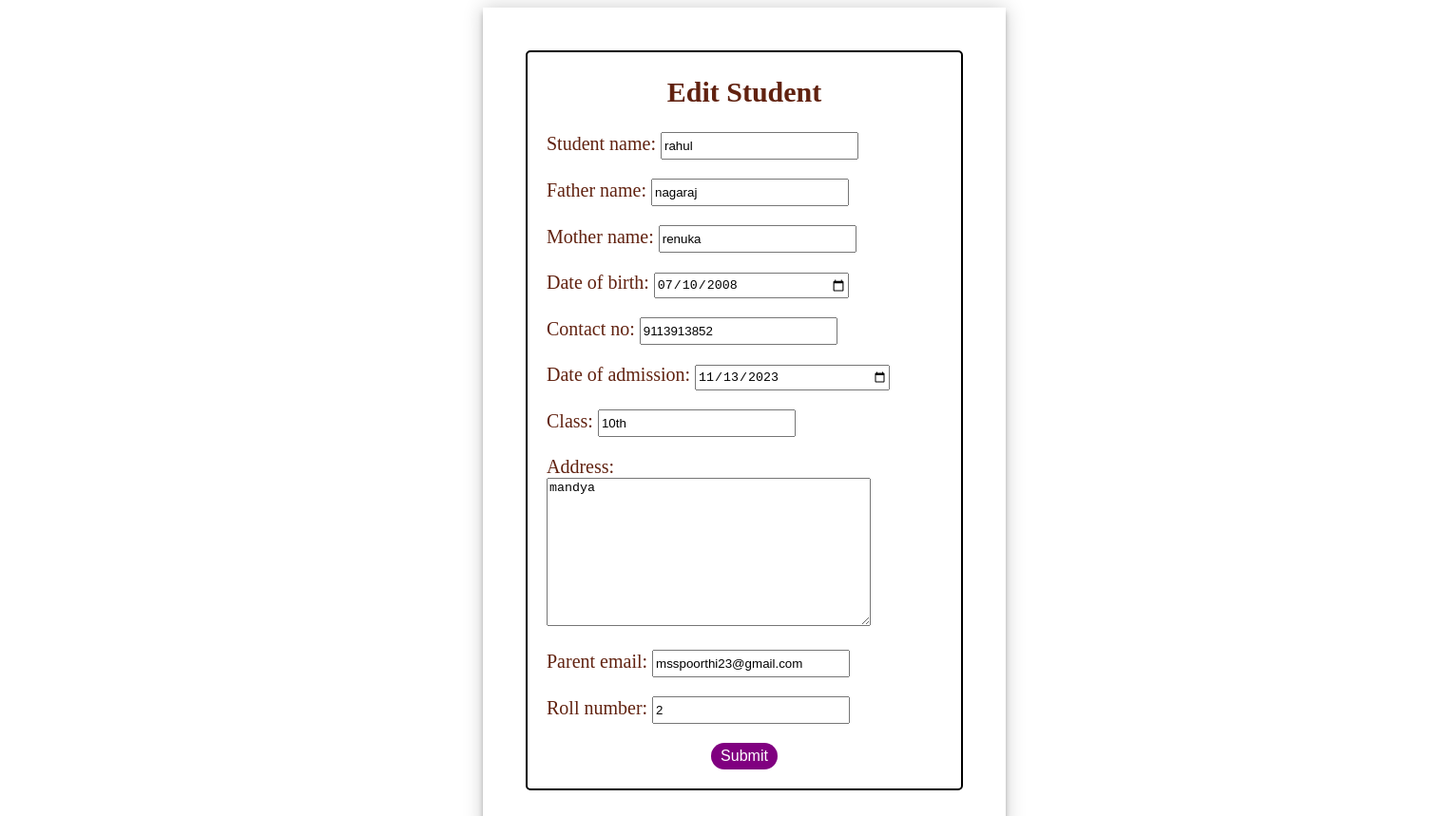
Page /2/update/ on the committed database.
### app/models.py (models this page shows, shortened)
class Student(models.Model):
    name = models.CharField(verbose_name="Student name", max_length=100)
    father_name = models.CharField(verbose_name="father name", max_length=100)
    mother_name = models.CharField(verbose_name="mother name", max_length=100)
    date_of_birth = models.DateField()
    contact_number = models.CharField(verbose_name="contact no", max_length=15)
    date = models.DateField(verbose_name="date of admission")
    class_name = models.CharField(verbose_name="class", max_length=50)
    address = models.TextField()
    email = models.EmailField(verbose_name="parent email", max_length=100)
    roll_number = models.CharField(verbose_name="roll number", max_length=20, unique=True)
    is_deleted = models.BooleanField(default=False)

### app/views.py (the view)
# urls.py: re_path(r'^(?P<pk>\d+)/update/$',views.student_update,name='student_update'),
def student_update(request,pk):
    student = Student.objects.get(pk=pk)
    if request.method == 'POST':
        form=StudentForm(instance=student,data=request.POST)
        if form.is_valid():
            form.save()
            return redirect(reverse("students:student_detail",args=[pk,]))
    else:
        form=StudentForm(instance=student)
    return render(request,"students/student_form.html",{"form":form, "object":student})

### app/forms.py
class StudentForm(forms.ModelForm):
    class Meta:
        model = Student
        exclude = ['is_deleted']
        widgets = {
            'date_of_birth': DateInput(attrs={'type': 'date'}),
            'date': DateInput(attrs={'type': 'date'}),
        }

### templates/students/student_form.html (shortened to what this page needs)
<!DOCTYPE html>
<html lang="en">
<head>
</head>
<body>
<div class="form3">
    <div id="student">
<h2 style="text-align:center;">{% if object %} Edit Student {% else %} Register New Student {% endif %}</h2>
<form action=" " method="post" enctype="multipart/form-data">
    {{form.as_p}}
    <center>
    <p><input type="submit" class="button1" value="Submit" ></p>
        </center>
</form>
    </div>
</div>
</body>
</html>

### templates/students/student_form.html (style rules this page uses)
form input[type="text"], [type="date"],[type="email"] { width: 200px; height:23px; }
body { width:1500px; height :900px; background-image: url("https://slidescorner.com/wp-content/uploads/2022/08/02-Free-Spring-Floral-Background-1024x576.jpg "); background-size:100% 100%; background-repeat:no-repeat; }
#student { background-color: rgba(255, 255, 255, 0.5); #background-color:#e0e0ad; color:#612210; padding: 0px 20px; border: 2px solid black; border-radius: 5px; font-size: 20px; margin:10px padding-right:10px }
.form3 { background-color: rgba(255, 255, 255, 0.5); max-width: 460px; margin-left:500px; margin-top:0px; padding: 45px; text-align: justify; box-shadow: 0 0 20px 0 rgba(0, 0, 0, 0.2), 0 5px 5px 0 rgba(0, 0, 0, 0.24); }
.button1 { background-color: purple; border: none; color: white; padding: 5px 10px; text-align: center; text-decoration: none; font-size: 16px; border-radius:15px }

### rows in the picture
Student: name "rahul", father_name "nagaraj", mother_name "renuka", date_of_birth "07/10/2008", contact_number "9113913852", date "11/13/2023", class_name "10th", address "mandya", email "msspoorthi23@gmail.com", roll_number "2"
